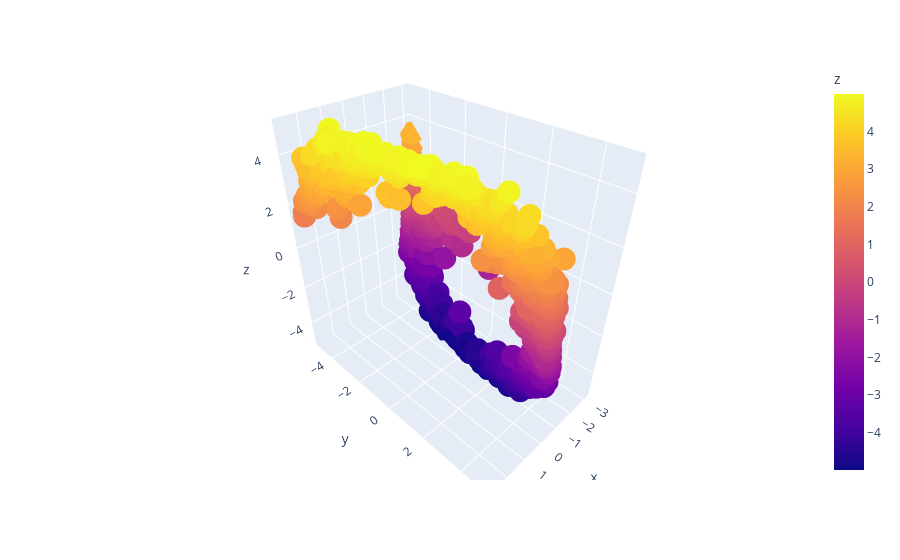

Here is the notebook cell this chart was saved with:
### Code cell
import pandas as pd
import plotly.express as px

df = pd.DataFrame([[bird[0], bird[1], bird[2]] for bird in population], columns=['x', 'y', 'z'])
px.scatter_3d(df, x='x', y='y', z='z', color='z')

### Figure 1 — Plotly figure (JSON) as saved in the notebook; plotly's stock layout.template omitted (floating-point values rounded to 4 significant figures; data arrays with more than 128 entries replaced by an {"elided": "..."} marker saying what was removed)
{"data": [{"hovertemplate": "x=%{x}<br>y=%{y}<br>z=%{marker.color}<extra></extra>", "legendgroup": "", "marker": {"color": {"elided": "2560 float values"}, "coloraxis": "coloraxis", "symbol": "circle"}, "mode": "markers", "name": "", "scene": "scene", "showlegend": false, "type": "scatter3d", "x": {"elided": "2560 float values"}, "y": {"elided": "2560 float values"}, "z": {"elided": "2560 float values"}}], "layout": {"coloraxis": {"colorbar": {"title": {"text": "z"}}, "colorscale": [[0, "#0d0887"], [0.1111, "#46039f"], [0.2222, "#7201a8"], [0.3333, "#9c179e"], [0.4444, "#bd3786"], [0.5556, "#d8576b"], [0.6667, "#ed7953"], [0.7778, "#fb9f3a"], [0.8889, "#fdca26"], [1, "#f0f921"]]}, "legend": {"tracegroupgap": 0}, "margin": {"t": 60}, "scene": {"domain": {"x": [0, 1], "y": [0, 1]}, "xaxis": {"title": {"text": "x"}}, "yaxis": {"title": {"text": "y"}}, "zaxis": {"title": {"text": "z"}}}}}
